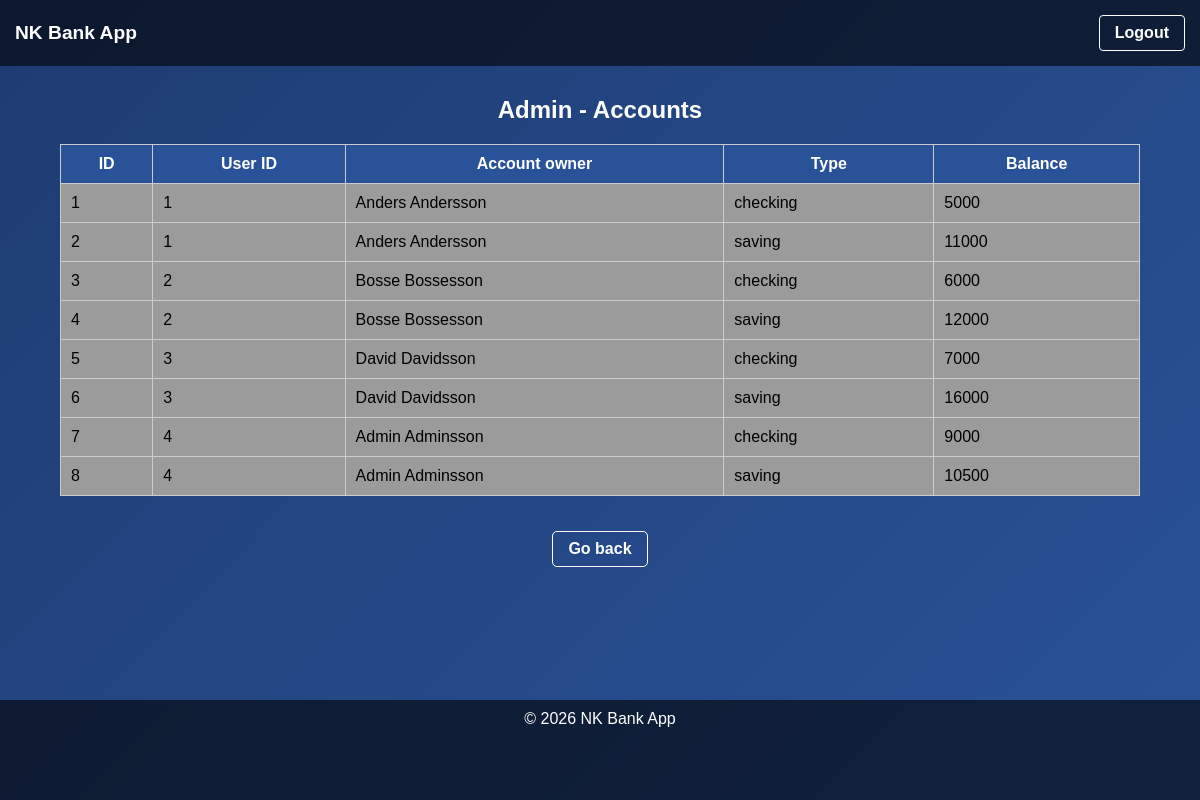
Page /?route=admin/accounts (signed in) on the committed database.
### tables this page shows
CREATE TABLE accounts 
(
id INTEGER PRIMARY KEY AUTOINCREMENT,
user_id INTEGER NOT NULL REFERENCES users(id),
account_type TEXT NOT NULL DEFAULT 'checking', -- checking, saving
balance REAL NOT NULL DEFAULT 0.00,
created_at TEXT NOT NULL
);

CREATE TABLE users 
(
id INTEGER PRIMARY KEY AUTOINCREMENT,
card_number TEXT NOT NULL UNIQUE, -- kortnummer
pin_hash TEXT NOT NULL, -- bcrypt
name TEXT NOT NULL,
role TEXT NOT NULL DEFAULT 'user', -- 'user' eller 'admin
created_at TEXT NOT NULL
);

### src/Repositories/AccountRepository.php (called while the page is built, shortened)
<?php
class AccountRepository implements RepositoryInterface {
    private PDO $db;
    public function __construct(PDO $db)
    {
        $this->db = $db;
    }
    public function getAll(): array {
    $stmt = $this->db->query(
          "SELECT
            accounts.*,
            users.name AS owner_name
         FROM accounts
         JOIN users ON accounts.user_id = users.id"
    );
    return $stmt->fetchAll();
    }
}
?>

### views/admin_accounts.php (the view, shortened to what this page needs)
<?php require __DIR__ . "/partials/header.php"; ?>
<h2 class="page-title">Admin - Accounts</h2>
    <table class="table-spaced">
        <tr>
            <th>ID</th>
            <th>User ID</th>
            <th>Account owner</th>
            <th>Type</th>
            <th>Balance</th>
        </tr>
        <?php foreach ($accounts as $acc): ?>
            <tr>
                <td><?= htmlspecialchars($acc["id"]) ?></td>
                <td><?= htmlspecialchars($acc["user_id"]) ?></td>
                <td><?= htmlspecialchars($acc["owner_name"]) ?></td>
                <td><?= htmlspecialchars($acc["account_type"]) ?></td>
                <td><?= htmlspecialchars($acc["balance"]) ?></td>
            </tr>
        <?php endforeach; ?>
    </table>
<div class="center">
    <a class="back-link" href="?route=dashboard">Go back</a>
</div>
<?php require __DIR__ . "/partials/footer.php"; ?>

### public/index.php (shortened to what this page needs)
<?php
require __DIR__ . '/../src/Repositories/AccountRepository.php';
$db = getDB();
$accountRepo = new AccountRepository($db);
$route = $_GET["route"] ?? "home";
if ($route === "admin/accounts") {
    $accounts = $accountRepo->getAll();
    require '../views/admin_accounts.php';
    exit;
}
?>

### views/partials/header.php (shortened to what this page needs)
<!DOCTYPE html>
<html lang="sv">
<head>
    <link rel="stylesheet" href="style.css">
</head>
<body>
<nav>
    <div class="logo">NK Bank App</div>
    <?php if (isset($_SESSION["user_id"])): ?>
        <form method="POST" action="?route=logout">
            <button class="login-btn" type="submit">Logout</button>
        </form>
    <?php else: ?>
         <a class="login-btn" href="?route=login">Login</a>
    <?php endif; ?>
</nav>
<main>

### views/partials/footer.php
</main>
<footer>
    © 2026 NK Bank App
</footer>
</body>
</html>

### public/style.css (style rules this page uses)
* { box-sizing: border-box; }
body { margin: 0; padding: 0; font-family: Arial, sans-serif; background: linear-gradient( 135deg, #1e3c72, #2a5298 ); min-height: 100vh; display: flex; flex-direction: column; }
main { flex: 1; }
nav { background: rgba(0,0,0,0.6); padding: 15px; color: white; display: flex; justify-content: space-between; align-items: center; }
nav .logo { font-size: 1.2rem; font-weight: bold; }
nav .login-btn { color: white; text-decoration: none; font-weight: bold; padding: 8px 15px; border: 1px solid white; border-radius: 4px; background: transparent; cursor: pointer; font-size: 1rem; }
table { width: 100%; border-collapse: collapse; background: rgb(156, 155, 155); }
th, td { padding: 10px; border: 1px solid #ccc; }
th { background: #2a5298; color: white; }
.page-title { color: white; text-align: center; margin-top: 30px; }
.center { text-align: center; }
.back-link { display: inline-block; margin-top: 15px; padding: 8px 15px; color: white; font-weight: bold; text-decoration: none; border: 1px solid white; border-radius: 5px; }
.table-spaced { width: 90%; margin: 20px auto; }
footer { background: rgba(0,0,0,0.6); color: white; text-align: center; padding: 10px; width: 100%; height: 100px; }

### rows in the picture
accounts: id "1", user "1", user.name "Anders Andersson", account_type "checking", balance "5000"
accounts: id "2", user "1", user.name "Anders Andersson", account_type "saving", balance "11000"
accounts: id "3", user "2", user.name "Bosse Bossesson", account_type "checking", balance "6000"
accounts: id "4", user "2", user.name "Bosse Bossesson", account_type "saving", balance "12000"
accounts: id "5", user "3", user.name "David Davidsson", account_type "checking", balance "7000"
accounts: id "6", user "3", user.name "David Davidsson", account_type "saving", balance "16000"
accounts: id "7", user "4", user.name "Admin Adminsson", account_type "checking", balance "9000"
accounts: id "8", user "4", user.name "Admin Adminsson", account_type "saving", balance "10500"
